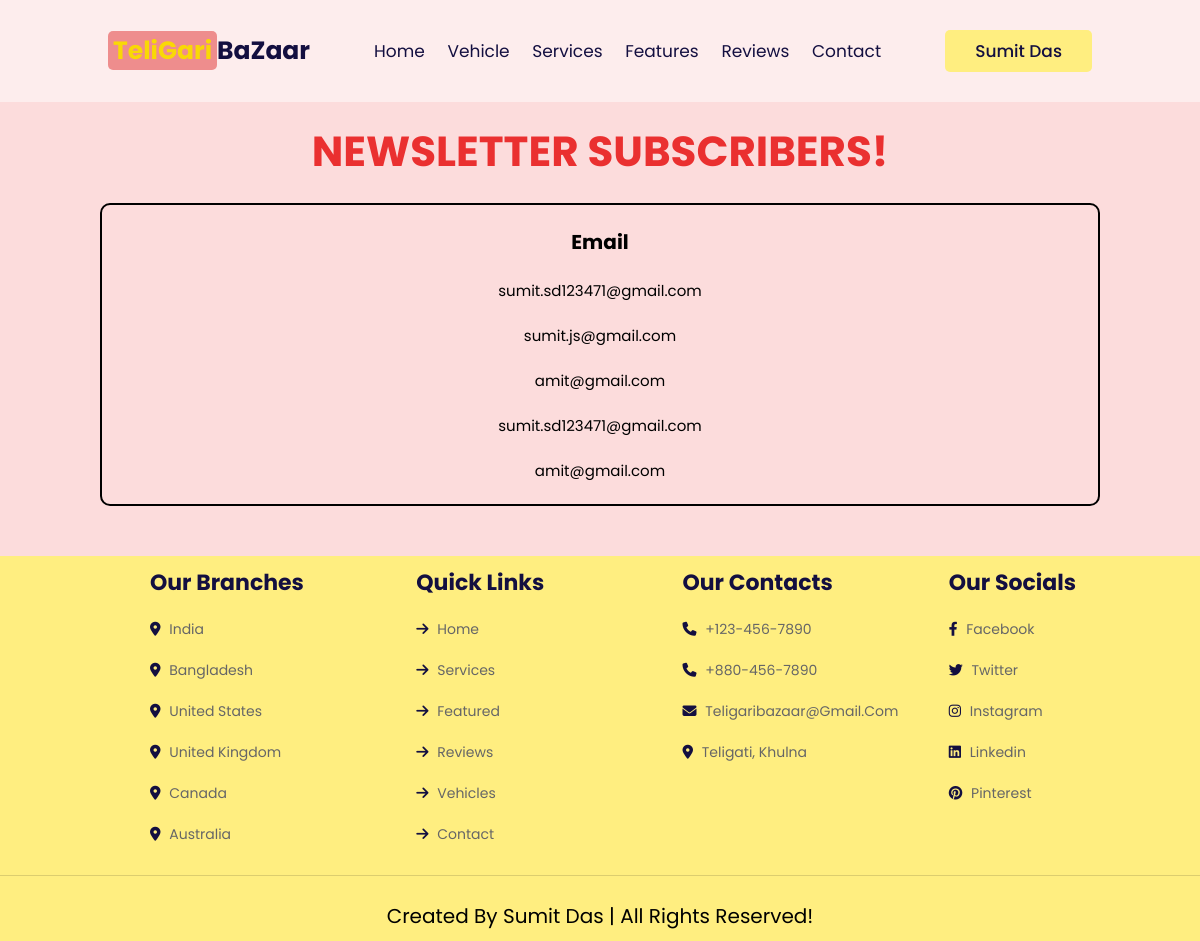
/control_panel/subscribers.php (signed in), run on the app's committed database.
### tables this page shows
CREATE TABLE `newsletter` (
  `email` varchar(255) NOT NULL
);

### control_panel/subscribers.php (the view, shortened to what this page needs)
<?php
@include '../config.php';
$sql = "SELECT * FROM newsletter";
$result = $conn->query($sql);
$newsletter = array();
if ($result->num_rows > 0) {
    while ($row = $result->fetch_assoc()) {
        $newsletter[] = $row;
    }
}
?>
<!DOCTYPE html>
<html>
<head>
    <link rel="stylesheet" href="https://cdn.jsdelivr.net/npm/swiper@9/swiper-bundle.min.css" />
    <link rel="stylesheet" href="https://cdnjs.cloudflare.com/ajax/libs/font-awesome/6.4.0/css/all.min.css">
    <link rel="stylesheet" href="control_panel.css">
</head>
<body>
<header class="header">
    <a href="../admin_page.php" class="logo"><span>TeliGari</span>BaZaar</a>
    <nav class="navbar">
        <a href="../admin_page.php#home">home</a>
        <a href="../admin_page.php#vehicles">vehicle</a>
        <a href="../admin_page.php#services">services</a>
        <a href="../admin_page.php#features">features</a>
        <a href="../admin_page.php#reviews">reviews</a>
        <a href="../admin_page.php#contact">contact</a>
    </nav>
    <div id="profile-btn" class="profile-btn-container">
        <div class="btn-wrapper">
        <button class="btn">
            <span>
                <?php
                    echo $_SESSION['admin_name'];
                ?>
            </span>
        </button>
        </div>
    </div>
</header>
    <h1>Newsletter Subscribers!</h1>
    <div class="show-container">
        <table>
            <tr class="appointments">
                <th>Email</th>
            </tr>
            <?php foreach($newsletter as $newsletter): ?>
            <tr class="appointments">
                <td><?php echo $newsletter['email']; ?></td>
            </tr>
            <?php endforeach; ?>
        </table>
    </div>
    <section class="footer">
        <div class="box-container">
            <div class="box">
                <h3>Our branches</h3>
                <a href="#"><i class="fas fa-map-marker-alt"></i> India  </a>
                <a href="#"><i class="fas fa-map-marker-alt"></i> Bangladesh </a>
                <a href="#"><i class="fas fa-map-marker-alt"></i> United States </a>
                <a href="#"><i class="fas fa-map-marker-alt"></i> United Kingdom </a>
                <a href="#"><i class="fas fa-map-marker-alt"></i> Canada </a>
                <a href="#"><i class="fas fa-map-marker-alt"></i> Australia </a>
            </div>
            <div class="box">
                <h3>Quick links</h3>
                <a href="#home"><i class="fas fa-arrow-right"></i> home </a>
                <a href="#services"><i class="fas fa-arrow-right"></i> services </a>
                <a href="#features"><i class="fas fa-arrow-right"></i> featured </a>
                <a href="#reviews"><i class="fas fa-arrow-right"></i> reviews </a>
                <a href="#vehicles"><i class="fas fa-arrow-right"></i> vehicles </a>
                <a href="#contact"><i class="fas fa-arrow-right"></i> contact </a>
            </div>
            <div class="box">
                <h3>Our Contacts</h3>
                <a href="#"><i class="fas fa-phone"></i> +123-456-7890 </a>
                <a href="#"><i class="fas fa-phone"></i> +880-456-7890 </a>
                <a href="#"><i class="fas fa-envelope"></i> teligaribazaar@gmail.com </a>
                <a href="https://goo.gl/maps/TYBkx1Zyn6mCJZJL7"><i class="fas fa-map-marker-alt"></i> Teligati, Khulna</a>
            </div>
            <div class="box">
                <h3>Our Socials</h3>
                <a href="https://www.facebook.com/Mar4KoV"><i class="fab fa-facebook-f"></i> facebook </a>
                <a href="https://twitter.com/_su_mit_77"><i class="fab fa-twitter"></i> twitter </a>
                <a href="https://www.instagram.com/su._.mit_____/"><i class="fab fa-instagram"></i> instagram </a>
                <a href="https://www.linkedin.com/in/sumitdas77/"><i class="fab fa-linkedin"></i> linkedin </a>
                <a href="https://www.pinterest.com/sumitsd123471/"><i class="fab fa-pinterest"></i> pinterest </a>
            </div>
        </div>
        <div class="credit">Created by Sumit Das | all rights reserved!</div>
    </section>
</body>
</html>

### control_panel/control_panel.css (style rules this page uses)
:root { --yellow: #f9d806; --light-yellow: #ffee80; --black: #130f40; --light-color: #666; --cream: #ee8d8d; --red: #ea3030; --change: rgb(187, 254, 254); --border: .1rem solid rgba(0, 0, 0, 0.139); --box-shadow: 0 .5rem 1rem rgba(0, 0, 0, 0.251); }
* { font-family: 'Poppins', sans-serif; margin: 0; padding: 0; box-sizing: border-box; outline: none; border: none; text-decoration: none; text-transform: capitalize; transition: all 0.2s linear; }
html { font-size: 62.5%; overflow-x: hidden; scroll-padding-top: 7rem; scroll-behavior: smooth; }
body { background: #fcdcdc; }
.header { position: fixed; top: 0; left: 0; right: 0; z-index: 999; background: #fdeded; display: flex; align-items: center; justify-content: space-between; padding: 3rem 9%; }
.header .logo { font-size: 2.5rem; color: var(--black); font-weight: bolder; }
.header .logo span { color: var(--yellow); background-color: var(--cream); border-radius: 5px; padding: 2px 5px; }
.header .navbar a { font-size: 1.7rem; margin: 0 1rem; color: var(--black); }
.header .btn { margin-top: 0; }
.btn-wrapper { display: grid; place-content: center; }
.btn-wrapper button { display: flex; }
.profile-btn-container { position: relative; }
h1 { margin-top: 12rem; text-align: center; font-size: 3.5vw; text-transform: uppercase; color: var(--red); }
.btn { display: inline-block; margin-top: 1rem; border-radius: 0.5rem; background: var(--light-yellow); color: var(--black); font-weight: 500; font-size: 1.7rem; cursor: pointer; padding: 0.8rem 3rem; }
.show-container { padding-bottom: 5rem; display: grid; grid-template-columns: repeat(auto-fit, minmax(25rem, 1fr)); gap: 2rem; background: #fcdcdc; margin-left: 10rem; margin-right: 10rem; }
.show-container table { text-align: center; border: 2px solid; border-radius: 1rem; padding: 2rem; margin-top: 2rem; }
.show-container table .appointments th { font-size: 2rem; }
.show-container table td { padding-top: 2rem; font-size: 1.5rem; text-transform: lowercase; }
.footer { background: var(--light-yellow); }
.footer .box-container { padding-left: 15rem; display: grid; grid-template-columns: repeat(auto-fit, minmax(25rem, 1fr)); gap: 1.5rem; }
.footer .box-container .box h3 { color: var(--black); font-size: 2.2rem; padding: 1rem 0; }
.footer .box-container .box a { color: var(--light-color); font-size: 1.4rem; display: block; padding: 1rem 0; }
.footer .box-container .box a i { padding-right: .5rem; color: var(--black); }
.footer .credit { text-align: center; border-top: var(--border); padding: 1rem; padding-top: 2.5rem; margin-top: 2rem; font-size: 2rem; }

### data on the page
newsletter: email "sumit.sd123471@gmail.com"
newsletter: email "sumit.js@gmail.com"
newsletter: email "amit@gmail.com"
newsletter: email "sumit.sd123471@gmail.com"
newsletter: email "amit@gmail.com"

### other printed values
$_SESSION['admin_name'] "Sumit Das"
